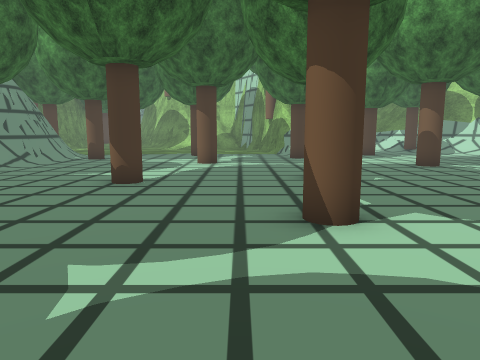
view 1 (above)

21 first-person views from a walk through a scene from a Unity 3-D project. The camera is 1.2 m above the floor, tilts 8° down and sees 70° across. The floor is counted in squares, 1 m on a side. Each view is taken from the middle of a square. On the plan, view 1 faces up. The plan holds only what a view shows up to about 14 squares ahead; the rest is blank. The place goes on beyond the plan. Some trees and plants on the terrain are drawn as simple stand-ins. The player is left out. Some animated figures are left out. Some surface patterns are stand-ins.

view 2
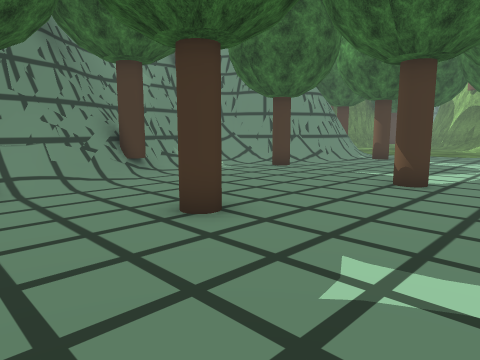

view 3
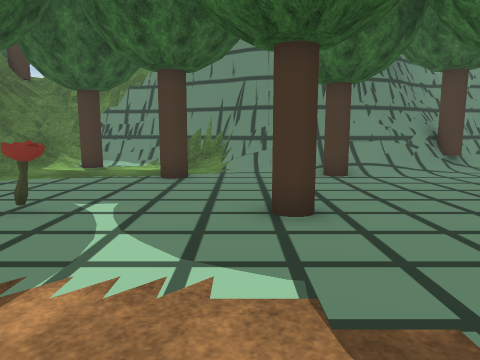

view 4
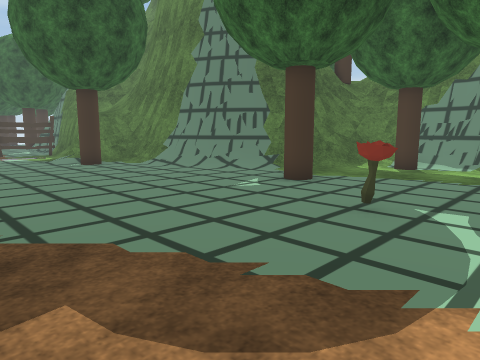

view 5
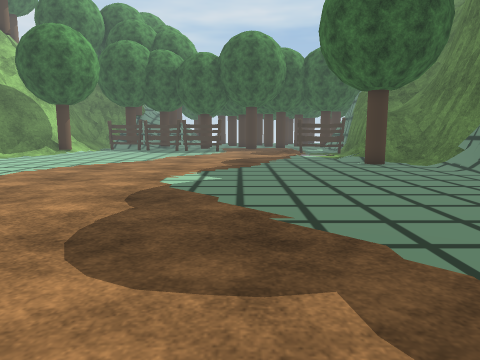

view 6
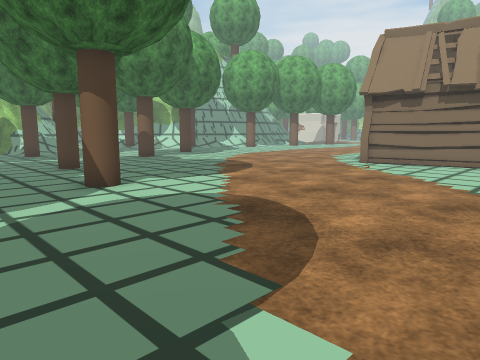

view 7
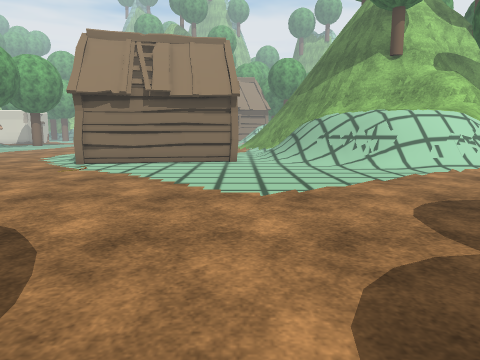

view 8
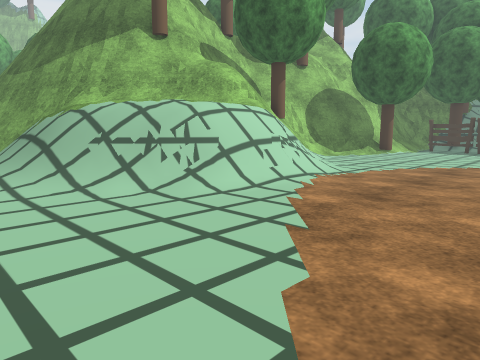

view 9
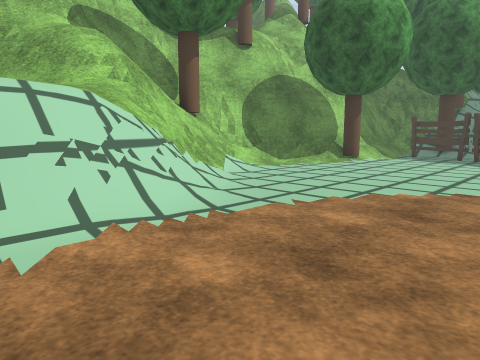

view 10
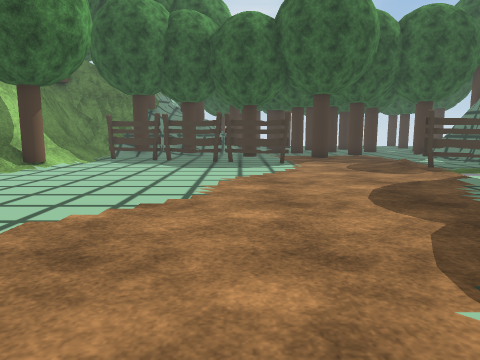

view 11
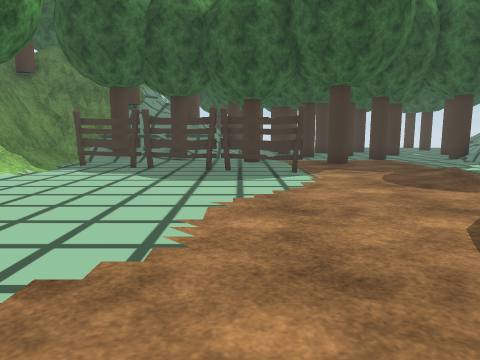

view 12
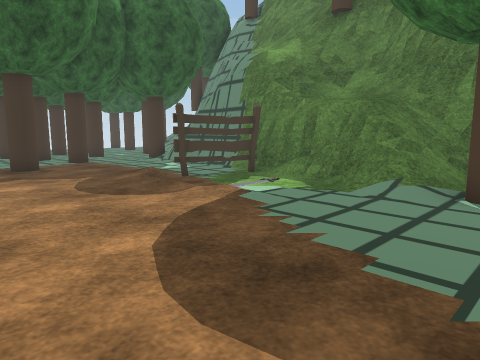

view 13
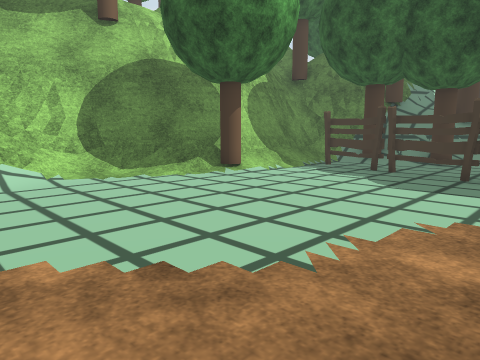

view 14
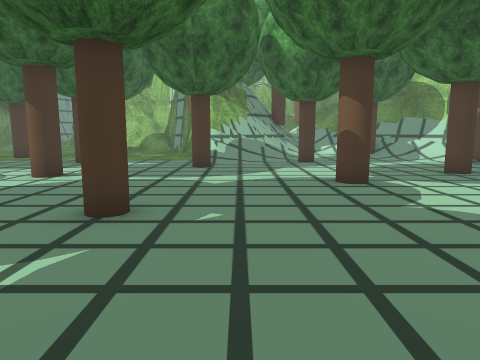

view 15
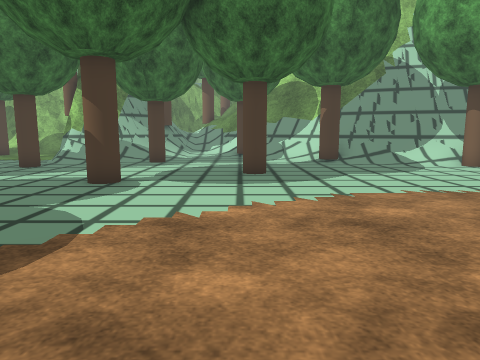

view 16
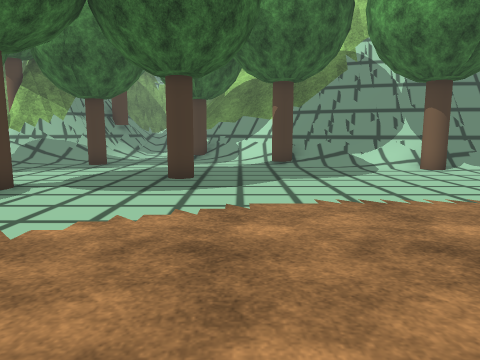

view 17
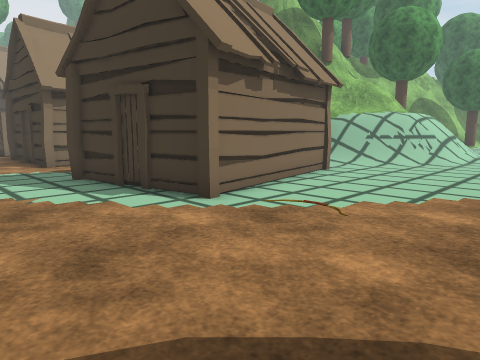

view 18
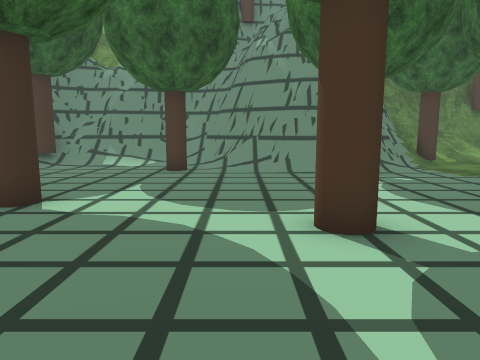

view 19
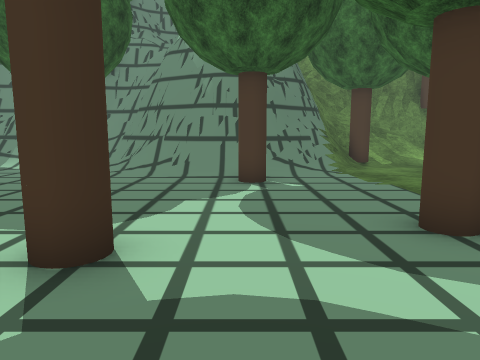

view 20
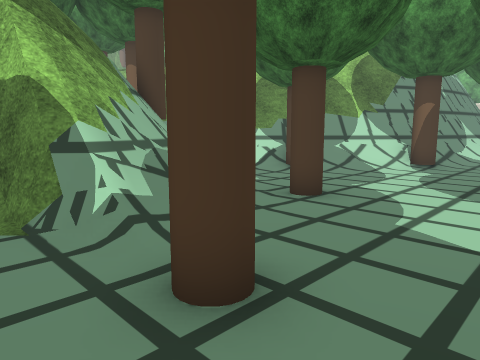

view 21
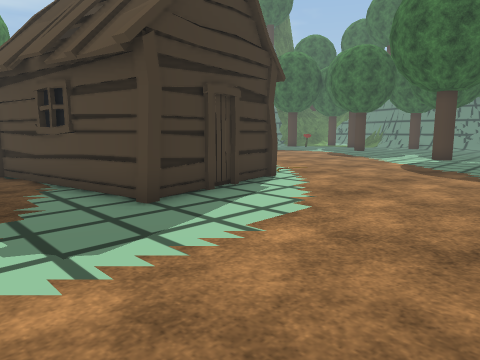

### Floor plan
Key: @ floor where view 1 was taken; # wall or solid block; . main floor; : floor 0.25 m higher than the main floor; + floor 0.5 m higher than the main floor; * floor 2 m higher than the main floor; % floor 2.5 m higher than the main floor; / step, stairs or slope; = window, fence, low wall or low ledge; v drop or lower ground; T tree; H hut; F fence; O other object.
Columns run from 11 left of view 1 to 18 right of it. Each row starts with its distance up from view 1.
 19 TT.....      ##///.....//=####
 18 ##=......T ...///TT.....TT=###
 17  ##:.....T................///=
 16   #=.T.......TT..............T
 15   ##TT........................
 14   ##......T..........TT.......
 13  ##=.....TT...................
 12 ##=/.............TT..........
 11 ##/.........................
 10 //.T........................
  9 //...........T.............. .
  8 #/......TT...................
  7 #/............................
  6 #=............................
  5 ##T.........TT................
  4 ##=.........T.............H...
  3 ##O/...T..............HHHHH...
  2  #=/..................H   H..
  1  ##TT.................H   HH.
  0  ##/.......@..........HH   H
 -1  ##.....T..............H   H
 -2  ##....................HHHHH
 -3 ##.....................H
 -4 #=..T...................
 -5 #.......O..............////
 -6 =...................../////  =
 -7 =T...................////// /=
 -8 =/...TT............../=/*  /=#
 -9 #=O.................///*   /##
-10 ####................/=/*  /=##
-11    ##...............///* //##
-12    ###.............../=/////#
-13     ##/..............//=/=//#
-14      #/.............../==v/ ##
-15      #=................:######
-16      #=.T.............../##%##
-17      #=//.............../#####
-18      ##=/................O##
-19      ###/................=#
-20        #................/##
-21        #................=##
-22        #FF.............T##
-23       ##.FF............T##
-24       ##../...FF.......+#
-25       #/........FFFF...+#
-26       #/...........FFFF+#
-27       ##....T..........+#
-28        T....T..TT.../T//##
-29        T  T..     TT=T

Positions as (right, up) in squares from view 1, and headings:
1: (0, 0), facing up
2: (0, 0), facing up-left
3: (2, -2), facing left
4: (2, -3), facing down-left
5: (2, -3), facing down
6: (-2, -3), facing up-right
7: (-2, -3), facing right
8: (4, -3), facing down-right
9: (5, -9), facing down-right
10: (5, -11), facing down
11: (5, -14), facing down
12: (4, -15), facing down-left
13: (4, -15), facing down-right
14: (4, 4), facing up
15: (10, 4), facing up
16: (12, 5), facing up
17: (6, 7), facing down-right
18: (3, 12), facing left
19: (2, 15), facing left
20: (1, 14), facing up-right
21: (18, 9), facing down-left
